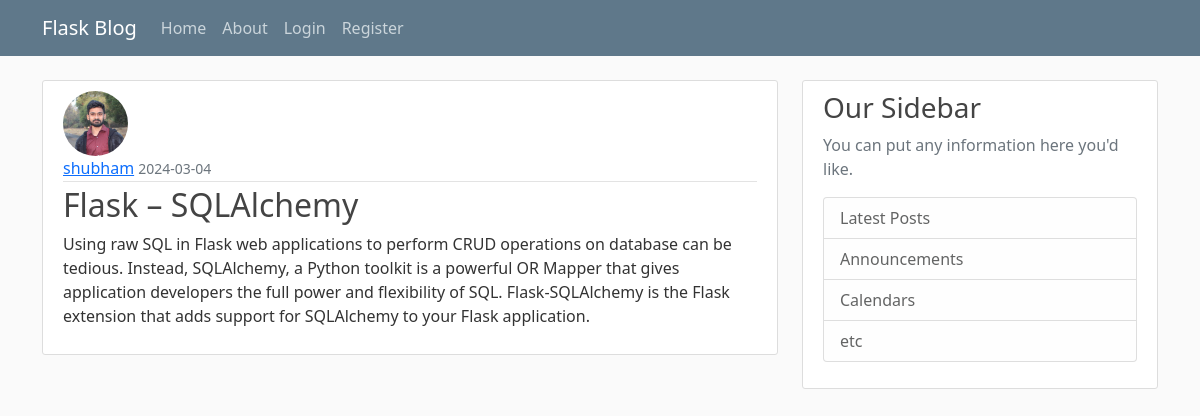
/post/10, run on the app's committed database.
### flask_blog/models.py (models this page shows, shortened)
class User(db.Model, UserMixin):
    id = db.Column(db.Integer, primary_key = True)
    username = db.Column(db.String(20), unique=True, nullable=False)
    email = db.Column(db.String(120), unique=True, nullable=False)
    image_file = db.Column(db.String(20), nullable=False, default='default.jpg')
    password = db.Column(db.String(60), nullable=False)
    posts = db.relationship('Post', backref='author', lazy=True)

class Post(db.Model):
    id = db.Column(db.Integer, primary_key = True)
    title = db.Column(db.String(120), nullable = False)
    date_posted = db.Column(db.DateTime, nullable = False, default=datetime.utcnow)
    content = db.Column(db.Text, nullable=False)
    user_id = db.Column(db.Integer, db.ForeignKey('user.id'), nullable = False)

### flask_blog/routes.py (the view)
@app.route('/post/<int:post_id>')
def post(post_id):
    post = Post.query.get_or_404(post_id)
    return render_template('post.html', title=post.title, post=post)

### flask_blog/templates/post.html (shortened to what this page needs)
{% extends "layout.html" %}
{% block start %}
    <article class="media content-section">
      <img class="rounded-circle article-img" src="{{ url_for('static',filename='profile_pics/'+post.author.image_file) }}">
        <div class="media-body">
          <div class="article-metadata">
            <a class="mr-2" href="{{url_for('user_posts', username=post.author.username)}}">{{ post.author.username }}</a>
            <small class="text-muted">{{ post.date_posted.strftime('%Y-%m-%d') }}</small>
          </div>
          <h2 class="article-title">{{ post.title }}</h2>
          <p class="article-content">{{ post.content }}</p>
        </div>
      </article>
{% endblock %}

### flask_blog/static/main.css (style rules this page uses)
body { background: #fafafa; color: #333333; margin-top: 5rem; }
h1, h2, h3, h4, h5, h6 { color: #444444; }
.content-section { background: #ffffff; padding: 10px 20px; border: 1px solid #dddddd; border-radius: 3px; margin-bottom: 20px; }
.article-title { color: #444444; }
.article-content { white-space: pre-line; }
.article-img { height: 65px; width: 65px; margin-right: 16px; }
.article-metadata { padding-bottom: 1px; margin-bottom: 4px; border-bottom: 1px solid #e3e3e3 }

### data on the page
User: image_file (picture), author.username "shubham"
Post: date_posted "2024-03-04", title "Flask – SQLAlchemy", content "Using raw SQL in Flask web applications to perform CRUD operations on database can be tedious. Instead, SQLAlchemy, a Python toolkit is a powerful OR Mapper that gives application developers the full power and flexibility of SQL. Flask-SQLAlchemy is the Flask extension that adds support for SQLAlchemy to your Flask application."
